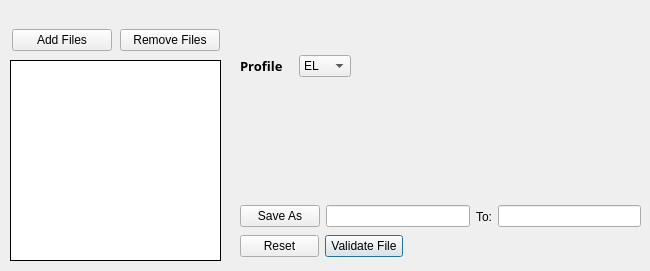
      <widget class="QWidget" name="validate">
       <attribute name="title">
        <string>Validate</string>
       </attribute>
       <widget class="QWidget" name="layoutWidget_32">
        <property name="geometry">
         <rect>
          <x>10</x>
          <y>20</y>
          <width>212</width>
          <height>41</height>
         </rect>
        </property>
        <layout class="QHBoxLayout" name="horizontalLayout_49">
         <item>
          <widget class="QPushButton" name="validateAddFile">
           <property name="sizePolicy">
            <sizepolicy hsizetype="Ignored" vsizetype="Fixed">
             <horstretch>0</horstretch>
             <verstretch>0</verstretch>
            </sizepolicy>
           </property>
           <property name="minimumSize">
            <size>
             <width>100</width>
             <height>0</height>
            </size>
           </property>
           <property name="maximumSize">
            <size>
             <width>100</width>
             <height>16777215</height>
            </size>
           </property>
           <property name="focusPolicy">
            <enum>Qt::NoFocus</enum>
           </property>
           <property name="contextMenuPolicy">
            <enum>Qt::DefaultContextMenu</enum>
           </property>
           <property name="text">
            <string>Add Files</string>
           </property>
           <property name="default">
            <bool>false</bool>
           </property>
           <property name="flat">
            <bool>false</bool>
           </property>
          </widget>
         </item>
         <item>
          <widget class="QPushButton" name="validateRemoveFile">
           <property name="sizePolicy">
            <sizepolicy hsizetype="Ignored" vsizetype="Fixed">
             <horstretch>0</horstretch>
             <verstretch>0</verstretch>
            </sizepolicy>
           </property>
           <property name="minimumSize">
            <size>
             <width>100</width>
             <height>0</height>
            </size>
           </property>
           <property name="maximumSize">
            <size>
             <width>100</width>
             <height>16777215</height>
            </size>
           </property>
           <property name="focusPolicy">
            <enum>Qt::NoFocus</enum>
           </property>
           <property name="text">
            <string>Remove Files</string>
           </property>
          </widget>
         </item>
        </layout>
       </widget>
       <widget class="QWidget" name="layoutWidget_34">
        <property name="geometry">
         <rect>
          <x>240</x>
          <y>230</y>
          <width>163</width>
          <height>32</height>
         </rect>
        </property>
        <layout class="QHBoxLayout" name="horizontalLayout_50">
         <item>
          <widget class="QPushButton" name="validateReset">
           <property name="sizePolicy">
            <sizepolicy hsizetype="Expanding" vsizetype="Fixed">
             <horstretch>0</horstretch>
             <verstretch>0</verstretch>
            </sizepolicy>
           </property>
           <property name="maximumSize">
            <size>
             <width>150</width>
             <height>16777215</height>
            </size>
           </property>
           <property name="focusPolicy">
            <enum>Qt::NoFocus</enum>
           </property>
           <property name="text">
            <string>Reset</string>
           </property>
          </widget>
         </item>
         <item>
          <widget class="QPushButton" name="validateButton">
           <property name="sizePolicy">
            <sizepolicy hsizetype="Expanding" vsizetype="Fixed">
             <horstretch>0</horstretch>
             <verstretch>0</verstretch>
            </sizepolicy>
           </property>
           <property name="minimumSize">
            <size>
             <width>0</width>
             <height>0</height>
            </size>
           </property>
           <property name="maximumSize">
            <size>
             <width>150</width>
             <height>16777215</height>
            </size>
           </property>
           <property name="focusPolicy">
            <enum>Qt::NoFocus</enum>
           </property>
           <property name="autoFillBackground">
            <bool>false</bool>
           </property>
           <property name="text">
            <string>Validate File</string>
           </property>
           <property name="autoDefault">
            <bool>false</bool>
           </property>
           <property name="default">
            <bool>true</bool>
           </property>
           <property name="flat">
            <bool>false</bool>
           </property>
          </widget>
         </item>
        </layout>
       </widget>
       <widget class="QListWidget" name="validateFileNames">
        <property name="geometry">
         <rect>
          <x>10</x>
          <y>60</y>
          <width>211</width>
          <height>201</height>
         </rect>
        </property>
        <property name="focusPolicy">
         <enum>Qt::ClickFocus</enum>
        </property>
        <property name="frameShape">
         <enum>QFrame::Box</enum>
        </property>
        <property name="frameShadow">
         <enum>QFrame::Plain</enum>
        </property>
       </widget>
       <widget class="QWidget" name="layoutWidget_35">
        <property name="geometry">
         <rect>
          <x>240</x>
          <y>200</y>
          <width>401</width>
          <height>33</height>
         </rect>
        </property>
        <layout class="QHBoxLayout" name="horizontalLayout_51">
         <item>
          <widget class="QPushButton" name="validateSaveAs">
           <property name="focusPolicy">
            <enum>Qt::NoFocus</enum>
           </property>
           <property name="text">
            <string>Save As</string>
           </property>
          </widget>
         </item>
         <item>
          <widget class="QLineEdit" name="validateNameSave">
           <property name="focusPolicy">
            <enum>Qt::NoFocus</enum>
           </property>
           <property name="text">
            <string/>
           </property>
           <property name="alignment">
            <set>Qt::AlignLeading|Qt::AlignLeft|Qt::AlignVCenter</set>
           </property>
           <property name="dragEnabled">
            <bool>false</bool>
           </property>
           <property name="placeholderText">
            <string/>
           </property>
           <property name="clearButtonEnabled">
            <bool>false</bool>
           </property>
          </widget>
         </item>
         <item>
          <widget class="QLabel" name="label_24">
           <property name="text">
            <string>To:</string>
           </property>
           <property name="alignment">
            <set>Qt::AlignCenter</set>
           </property>
          </widget>
         </item>
         <item>
          <widget class="QLineEdit" name="validateSavePath">
           <property name="focusPolicy">
            <enum>Qt::NoFocus</enum>
           </property>
          </widget>
         </item>
        </layout>
       </widget>
       <widget class="QWidget" name="layoutWidget_36">
        <property name="geometry">
         <rect>
          <x>240</x>
          <y>50</y>
          <width>111</width>
          <height>32</height>
         </rect>
        </property>
        <layout class="QHBoxLayout" name="horizontalLayout_52">
         <item>
          <widget class="QLabel" name="label_25">
           <property name="font">
            <font>
             <family>Galvji</family>
             <pointsize>10</pointsize>
             <bold>true</bold>
            </font>
           </property>
           <property name="text">
            <string>Profile</string>
           </property>
          </widget>
         </item>
         <item>
          <widget class="QComboBox" name="validateProfile">
           <item>
            <property name="text">
             <string>EL</string>
            </property>
           </item>
           <item>
            <property name="text">
             <string>RL</string>
            </property>
           </item>
           <item>
            <property name="text">
             <string>QL</string>
            </property>
           </item>
           <item>
            <property name="text">
             <string>DL</string>
            </property>
           </item>
           <item>
            <property name="text">
             <string>Full</string>
            </property>
           </item>
          </widget>
         </item>
        </layout>
       </widget>
      </widget>
